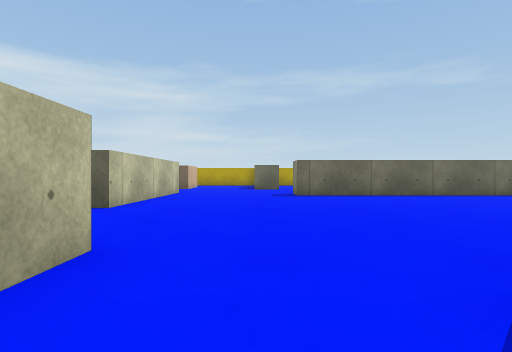
view 1 (above)

21 first-person views from a walk through a 3-D level made in the Unity game engine. The camera is 0.55 m above the floor, looks level and sees 80° across. The floor is counted in squares, 1 m on a side. Each view is taken from the middle of a square. On the plan, view 1 faces up. The plan holds only what a view shows up to about 9 squares ahead; the rest is blank. The player character is not drawn. Surface patterns are stand-ins for the level's own textures.

view 2
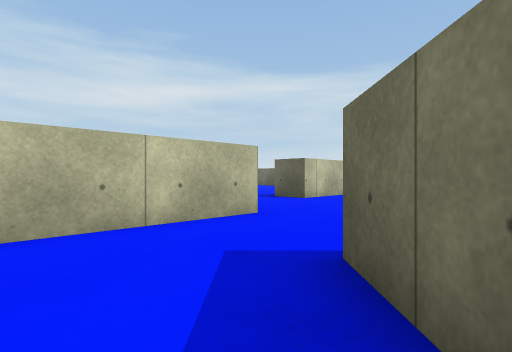

view 3
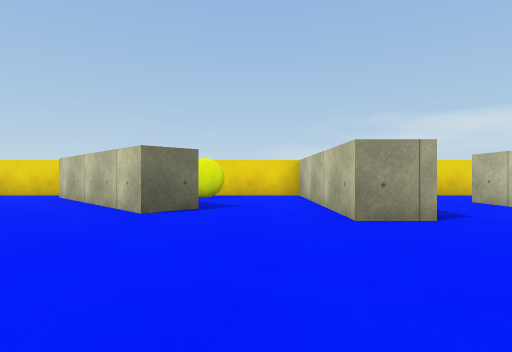

view 4
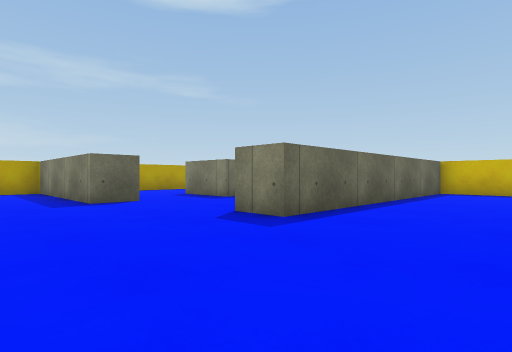

view 5
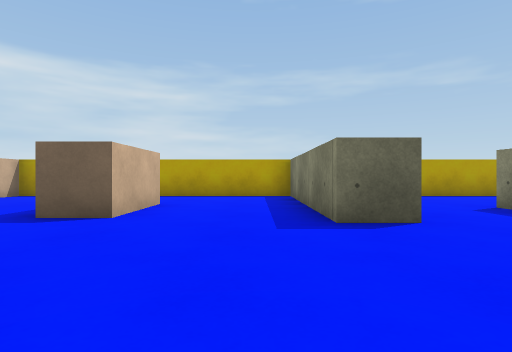

view 6
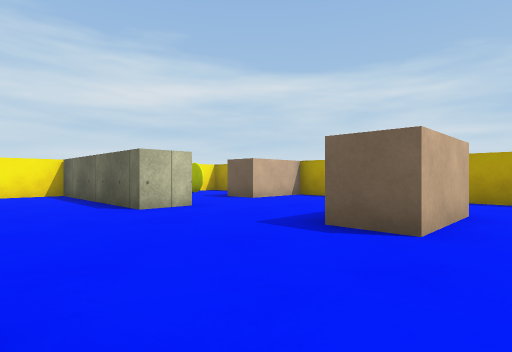

view 7
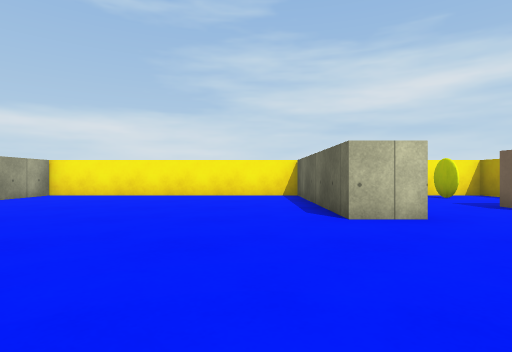

view 8
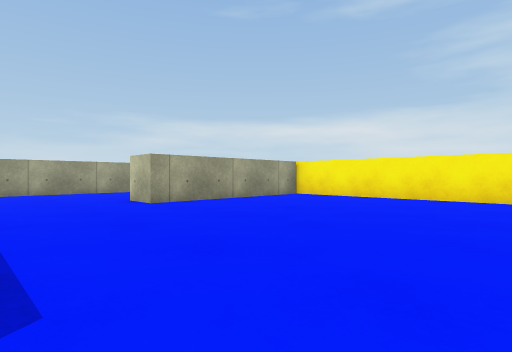

view 9
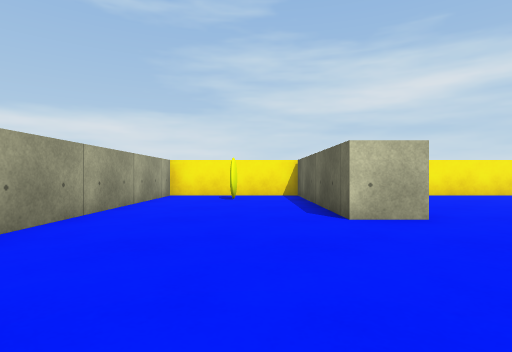

view 10
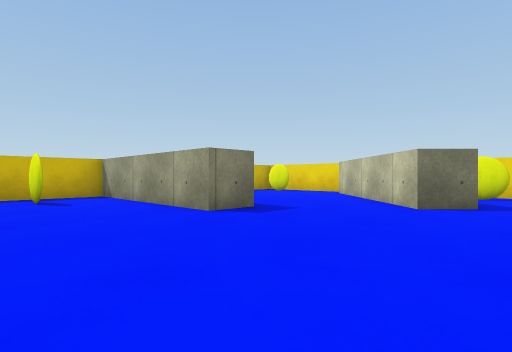

view 11
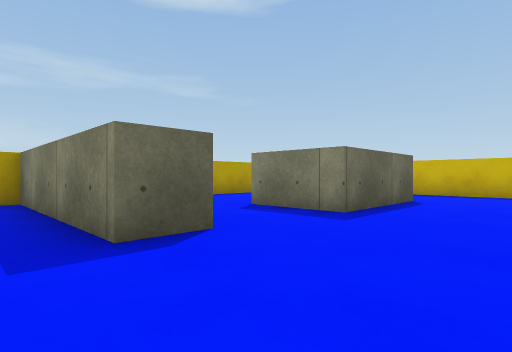

view 12
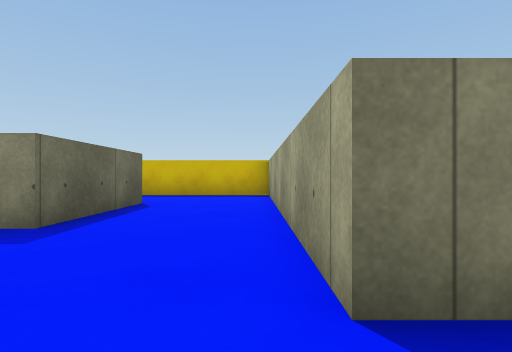

view 13
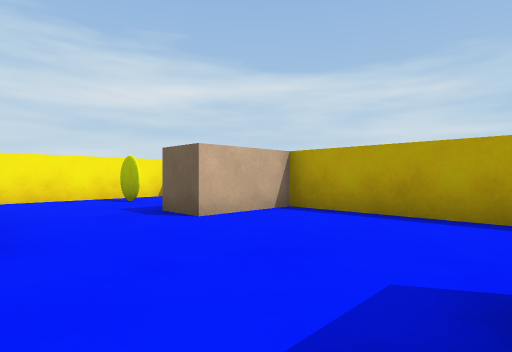

view 14
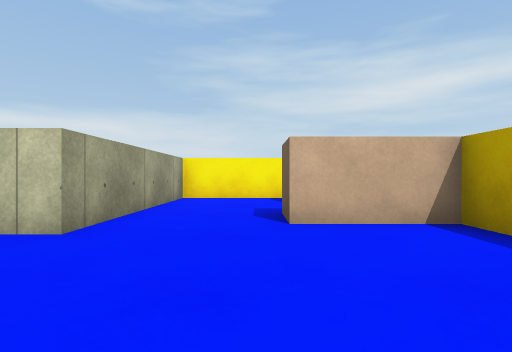

view 15
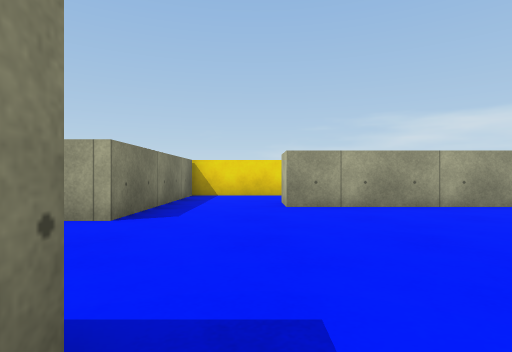

view 16
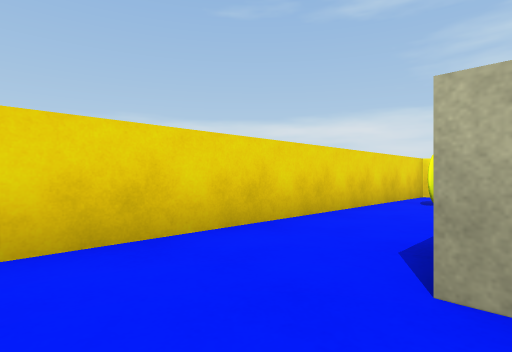

view 17
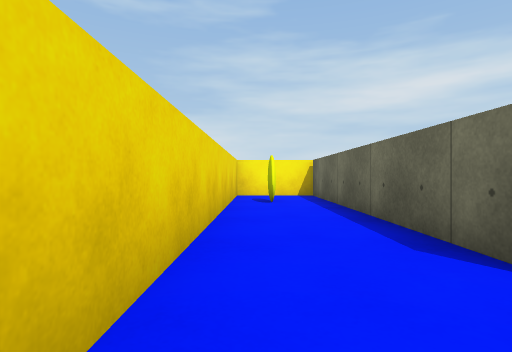

view 18
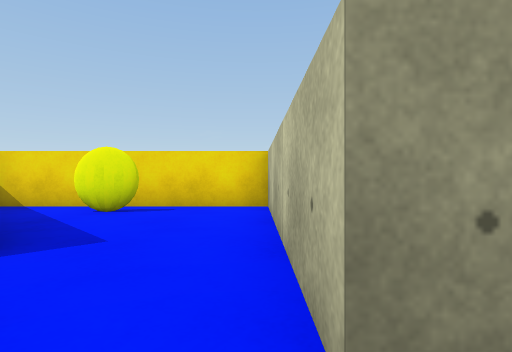

view 19
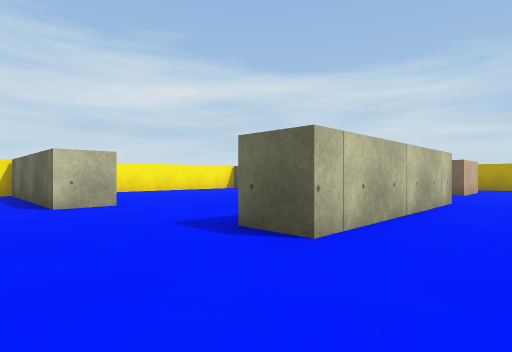

view 20
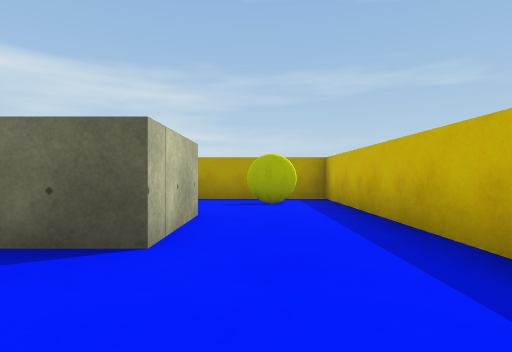

view 21
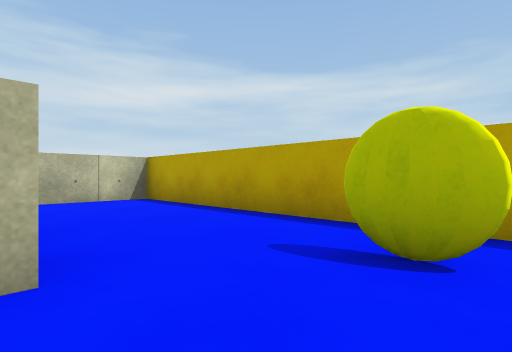

### Floor plan
Ten units are one square. View 1 is at (0, 0); x grows to the right and y downward. Boxes are objects, and circles mark ways between rooms. Rooms are numbered by the first view taken in them; rooms with no view inside come last. Other rooms are left out.
<svg viewBox="-122 -180 214 210">
<path fill="none" stroke="#000" d="M20 2 10 -9M-12 -23 -12 25 38 25M-25 -100 -25 -53 -36 -53M10 -126 -1 -126 -1 -174 -75 -174M39 -31 39 -41 87 -41 87 -81M-22 -6 -22 -23 -12 -23M10 -9 17 -16 51 18M62 -144 62 -123 32 -123 32 -144M81 -86 12 -86 12 -96 87 -96 87 -145M-109 -174 -117 -174 -117 -132 -68 -132 -68 -123 -117 -123 -117 -52 -68 -52 -68 -42 -117 -42 -117 -6 -45 -6M55 25 72 25M-49 4 -117 4 -117 25 -22 25 -22 -6M-45 -6 -45 5"/>
<rect x="-85" y="-175" width="10" height="20" fill="#bbb"><title>block</title></rect>
<rect x="-45" y="-155" width="20" height="30" fill="#bbb"><title>block</title></rect>
<circle cx="0" cy="-20" r="3" fill="#2a7"/>
<circle cx="-35" cy="0" r="3" fill="#2a7"/>
<text x="10" y="10">1</text>
<text x="-20" y="-90">2</text>
<text x="-70" y="10">3</text>
</svg>
Room 1 opens to room 2. Room 2 opens to room 3.

Where each view was taken, in squares from view 1:
view 1: 0 up, 0 right, facing up
view 2: 1 down, 2 right, facing up-left
view 3: 6 up, 0 right, facing down
view 4: 6 up, 2 left, facing up-right
view 5: 9 up, 1 left, facing up
view 6: 10 up, 2 left, facing up-left
view 7: 11 up, 3 left, facing left
view 8: 11 up, 4 left, facing down-left
view 9: 3 up, 3 left, facing left
view 10: 7 up, 0 right, facing down-right
view 11: 10 up, 1 left, facing up-right
view 12: 10 up, 0 right, facing right
view 13: 13 up, 4 left, facing up-left
view 14: 15 up, 4 left, facing left
view 15: 6 up, 4 left, facing down
view 16: 0 up, 3 left, facing down-left
view 17: 2 down, 3 left, facing left
view 18: 3 up, 1 left, facing down
view 19: 3 up, 1 left, facing up-left
view 20: 10 up, 7 right, facing up
view 21: 14 up, 8 right, facing up-left
